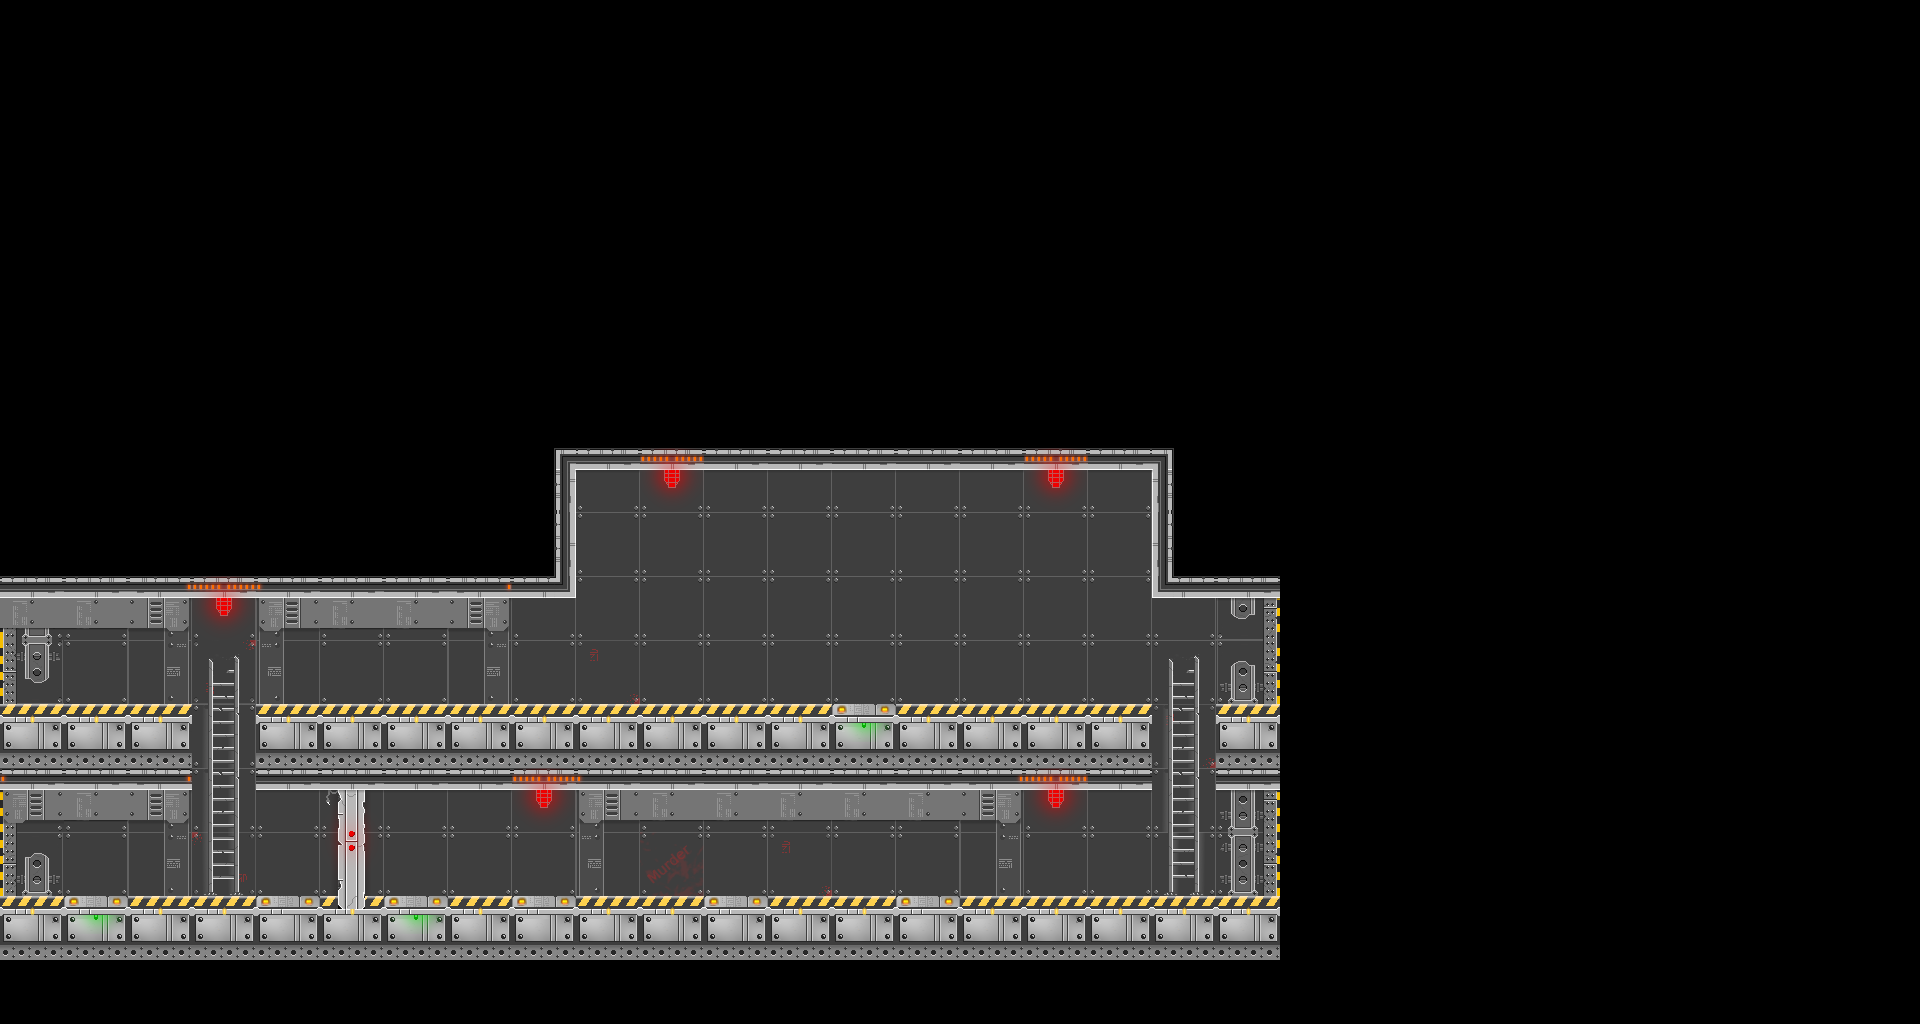

Rendered tile map (Tiled .tmx) drawn with the repository's tilesets; below, a short description and the map source with its tile grids summarised:
An orthogonal 30x16 tile map with 64x64 px tiles, 3 tile layers (Background, Ladders, Platforms) and 12 objects (2x Ladder, Door, Hero, Aidkit).

<map version="1.2" tiledversion="1.3.2" orientation="orthogonal" renderorder="right-down" compressionlevel="0" width="30" height="16" tilewidth="64" tileheight="64" infinite="0" nextlayerid="16" nextobjectid="56">
 <tileset firstgid="1" name="map" tilewidth="64" tileheight="64" tilecount="100" columns="10">
  <image source="map.png" width="640" height="640" />
 </tileset>
 <layer id="12" name="Background" width="30" height="16">
  <data>[480 cells, 118 non-empty, 9 distinct tile ids]</data>
 </layer>
 <layer id="14" name="Ladders" width="30" height="16">
  <data>[480 cells, 32 non-empty, 7 distinct tile ids]</data>
 </layer>
 <objectgroup id="11" name="Physics_Obstacles">
  <object id="38" type="Door" x="320" y="768" width="64" height="128" />
  <object id="40" type="Ladder" x="192" y="640" width="64" height="256" />
  <object id="48" type="Ladder" x="1152" y="640" width="64" height="256" />
 </objectgroup>
 <objectgroup id="15" name="Physics_Mobs">
  <object id="54" type="Hero" x="128" y="832" width="64" height="64" />
 </objectgroup>
 <layer id="1" name="Platforms" width="30" height="16">
  <data>[480 cells, 309 non-empty, 20 distinct tile ids]</data>
 </layer>
 <objectgroup id="2" name="Physics_Platform_Static">
  <object id="37" x="0" y="896" width="1280" height="64" />
  <object id="41" x="0" y="704" height="64" />
  <object id="44" x="0" y="704" width="192" height="64" />
  <object id="49" x="256" y="704" width="896" height="64" />
  <object id="50" x="1216" y="576" width="64" height="320" />
  <object id="51" x="0" y="576" width="64" height="128" />
  <object id="55" x="0" y="768" width="64" height="128" />
 </objectgroup>
 <objectgroup id="3" name="Physics_Items">
  <object id="15" type="Aidkit" x="512" y="832" width="64" height="64" />
 </objectgroup>
</map>